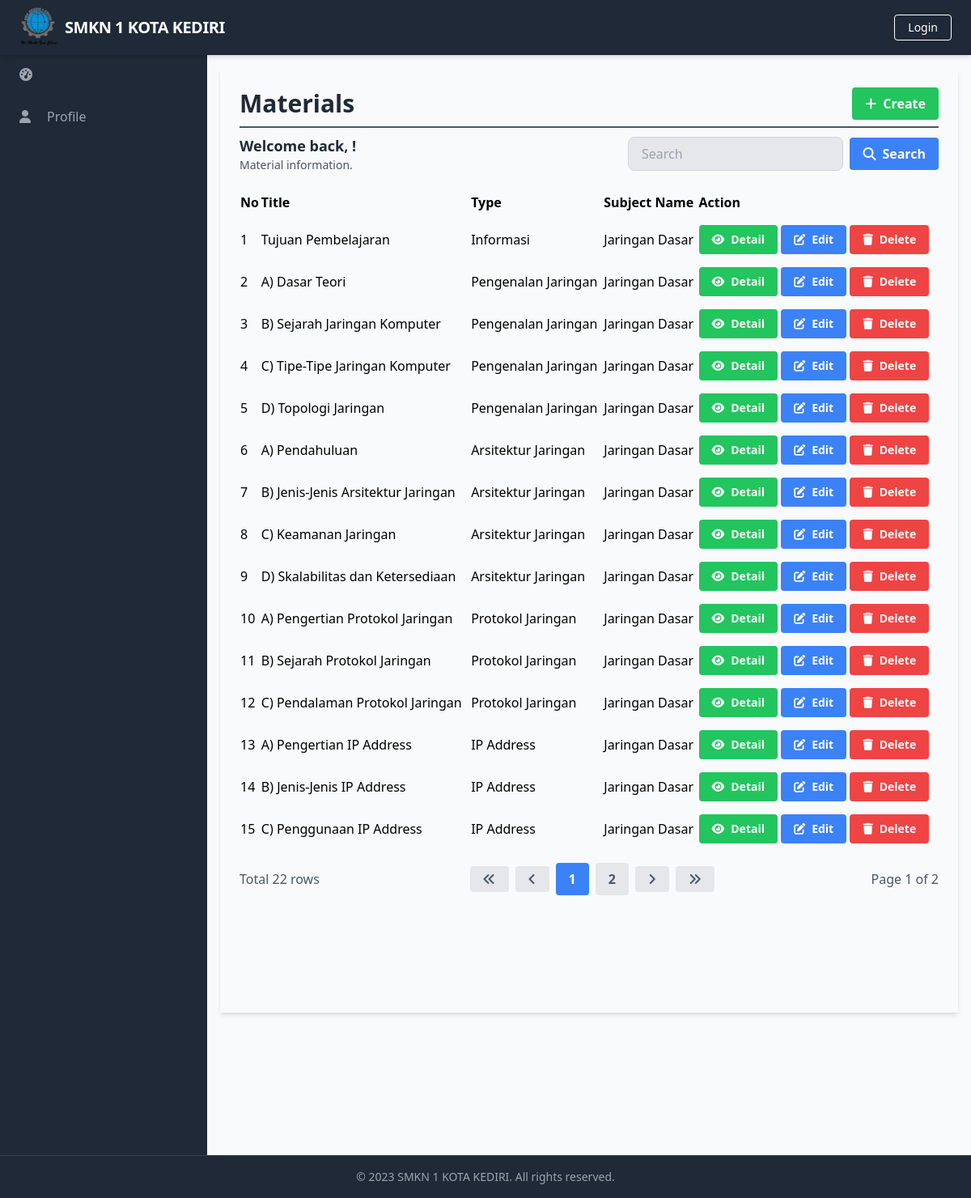
/manage_materials/manage_materials_list.php, run on the app's committed database.
### tables this page shows
CREATE TABLE `Materials` (
  `MaterialID` int(11) NOT NULL,
  `SubjectID` int(11) DEFAULT NULL,
  `TitleMaterial` varchar(255) DEFAULT NULL,
  `Type` varchar(50) DEFAULT NULL,
  `Content` longtext DEFAULT NULL,
  `Link` varchar(255) DEFAULT NULL,
  `Sequence` int(11) DEFAULT NULL
);

CREATE TABLE `Subjects` (
  `SubjectID` int(11) NOT NULL,
  `SubjectName` varchar(255) DEFAULT NULL,
  `DifficultyLevel` varchar(50) DEFAULT NULL,
  `TeachingMethod` varchar(100) DEFAULT NULL,
  `LearningObjective` text DEFAULT NULL,
  `DurationHours` int(11) DEFAULT NULL,
  `CurriculumFramework` varchar(100) DEFAULT NULL,
  `AssessmentMethod` varchar(100) DEFAULT NULL,
  `StudentEngagement` varchar(100) DEFAULT NULL,
  `TeacherID` int(11) DEFAULT NULL
);

### database/connection.php (called while the page is built, shortened)
<?php
$baseUrl = "http://localhost/final_project_aziz_2023/";

### public/manage_materials/manage_materials_list.php (the view, shortened to what this page needs)
<?php
require_once('../../database/connection.php');
?>
<?php include_once('../components/header.php'); ?>
<div class="h-screen flex flex-col">
  <?php include('../components/navbar.php'); ?>
  <div class="flex-grow bg-gray-50 flex flex-row shadow-md">
    <?php include('../components/sidebar.php'); ?>
    <main class="bg-gray-50 flex flex-col flex-1 overflow-y-scroll h-screen flex-shrink-0 sc-hide pb-40">
      <div class="flex items-start justify-start p-6 shadow-md m-4 flex-1 flex-col">
        <div class="flex flex-row justify-between items-center w-full border-b-2 border-gray-600 mb-2 pb-2">
          <h1 class="text-3xl text-gray-800 font-semibold w-full">Materials</h1>
          <div class="flex flex-row justify-end items-center">
            <a href="<?php echo $baseUrl; ?>public/manage_materials/manage_materials_create.php" class="bg-green-500 hover-bg-green-700 text-white font-bold py-2 px-4 rounded inline-flex items-center">
              <i class="fas fa-plus mr-2"></i>
              <span>Create</span>
            </a>
          </div>
        </div>
        <div class="flex flex-col w-full">
          <div class="flex flex-row justify-between items-center w-full mb-2 pb-2">
              <div>
                  <h2 class="text-lg text-gray-800 font-semibold">Welcome back, <?php echo $_SESSION['FullName']; ?>!</h2>
                  <p class="text-gray-600 text-sm">Material information.</p>
              </div>
              <form class="flex items-center justify-end space-x-2 w-96">
                  <input type="text" name="search" class="bg-gray-200 focus-bg-white focus-outline-none border border-gray-300 rounded-lg py-2 px-4 block w-full appearance-none leading-normal" placeholder="Search" value="<?php echo isset($_GET['search']) ? $_GET['search'] : ''; ?>">
                  <button type="submit" class="bg-blue-500 hover-bg-blue-700 text-white font-bold py-2 px-4 rounded space-x-2 inline-flex items-center">
                      <i class="fas fa-search"></i>
                      <span>Search</span>
                  </button>
              </form>
          </div>
          <table class="min-w-full">
            <thead>
              <tr>
                <th class="text-left py-2">No</th>
                <th class="text-left py-2">Title</th>
                <th class="text-left py-2">Type</th>
                <th class="text-left py-2">Subject Name</th>
                <th class="text-left py-2">Action</th>
              </tr>
            </thead>
            <tbody>
              <?php
              $searchTerm = isset($_GET['search']) ? $_GET['search'] : '';
              $page = isset($_GET['page']) ? $_GET['page'] : 1;
              $query = "SELECT Materials.*, Subjects.SubjectName FROM Materials
                        LEFT JOIN Subjects ON Materials.SubjectID = Subjects.SubjectID
                        WHERE Materials.TitleMaterial LIKE '%$searchTerm%'
                          OR Materials.Type LIKE '%$searchTerm%'
                          OR Subjects.SubjectName LIKE '%$searchTerm%'
                        LIMIT 15 OFFSET " . ($page - 1) * 15;
              $result = $conn->query($query);
              $queryCount = "SELECT COUNT(*) AS count FROM Materials
                            LEFT JOIN Subjects ON Materials.SubjectID = Subjects.SubjectID
                            WHERE Materials.TitleMaterial LIKE '%$searchTerm%'
                                OR Materials.Type LIKE '%$searchTerm%'
                                OR Subjects.SubjectName LIKE '%$searchTerm%'";
              $resultCount = $conn->query($queryCount);
              $rowCount = $resultCount->fetch_assoc()['count'];
              $totalPage = ceil($rowCount / 15);
              $no = 1;
              while ($row = $result->fetch_assoc()) {
              ?>
                <tr>
                  <td class="py-2"><?php echo $no++; ?></td>
                  <td class="py-2"><?php echo $row['TitleMaterial']; ?></td>
                  <td class="py-2"><?php echo $row['Type']; ?></td>
                  <td class="py-2"><?php echo $row['SubjectName']; ?></td>
                  <td class='py-2'>
                    <a href="<?php echo $baseUrl; ?>public/manage_materials/manage_materials_detail.php?id=<?php echo $row['MaterialID'] ?>" class='bg-green-500 hover-bg-green-700 text-white font-bold py-2 px-4 rounded inline-flex items-center text-sm'>
                        <i class='fas fa-eye mr-2'></i>
                        <span>Detail</span>
                    </a>
                    <a href="<?php echo $baseUrl; ?>public/manage_materials/manage_materials_update.php?id=<?php echo $row['MaterialID'] ?>" class='bg-blue-500 hover-bg-blue-700 text-white font-bold py-2 px-4 rounded inline-flex items-center text-sm'>
                        <i class='fas fa-edit mr-2'></i>
                        <span>Edit</span>
                    </a>
                    <a href="#" onclick="confirmDelete(<?php echo $row['MaterialID']; ?>)" class='bg-red-500 hover-bg-red-700 text-white font-bold py-2 px-4 rounded inline-flex items-center text-sm'>
                        <i class='fas fa-trash mr-2'></i>
                        <span>Delete</span>
                    </a>
                    </td>
                </tr>
              <?php
              }
              ?>
            </tbody>
          </table>
          <div class="flex flex-row justify-between items-center w-full mt-4">
            <div class="flex flex-row justify-start items-center">
                <span class="text-gray-600">Total <?php echo $rowCount; ?> rows</span>
            </div>
            <div class="flex flex-row justify-end items-center space-x-2">
                <a href="?page=1&search=<?php echo $searchTerm; ?>" class="bg-gray-200 hover-bg-gray-300 text-gray-600 font-bold py-2 px-4 rounded inline-flex items-center">
                    <i class="fas fa-angle-double-left"></i>
                </a>
                <a href="?page=<?php if ($page == 1) {
                                echo $page;
                            } else {
                                echo $page - 1;
                            } ?>&search=<?php echo $searchTerm; ?>" class="bg-gray-200 hover-bg-gray-300 text-gray-600 font-bold py-2 px-4 rounded inline-flex items-center">
                    <i class="fas fa-angle-left"></i>
                </a>
                <?php
                $startPage = $page - 2;
                $endPage = $page + 2;
                if ($startPage < 1) {
                    $endPage += abs($startPage) + 1;
                    $startPage = 1;
                }
                if ($endPage > $totalPage) {
                    $startPage -= $endPage - $totalPage;
                    $endPage = $totalPage;
                }
                if ($startPage < 1) {
                    $startPage = 1;
                }
                for ($i = $startPage; $i <= $endPage; $i++) {
                    if ($i == $page) {
                        echo "<a href='?page=$i&search=$searchTerm' class='bg-blue-500 hover-bg-blue-700 text-white font-bold py-2 px-4 rounded inline-flex items-center'>$i</a>";
                    } else {
                        echo "<a href='?page=$i&search=$searchTerm' class='bg-gray-200 hover-bg-gray-300 text-gray-600 font-bold py-2 px-4 rounded inline-flex items-center'>$i</a>";
                    }
                }
                ?>
                <a href="?page=<?php if ($page == $totalPage) {
                                echo $page;
                            } else {
                                echo $page + 1;
                            } ?>&search=<?php echo $searchTerm; ?>" class="bg-gray-200 hover-bg-gray-300 text-gray-600 font-bold py-2 px-4 rounded inline-flex items-center">
                    <i class="fas fa-angle-right"></i>
                </a>
                <a href="?page=<?php echo $totalPage; ?>&search=<?php echo $searchTerm; ?>" class="bg-gray-200 hover-bg-gray-300 text-gray-600 font-bold py-2 px-4 rounded inline-flex items-center">
                    <i class="fas fa-angle-double-right"></i>
                </a>
            </div>
            <div class="flex flex-row justify-end items-center ml-2">
                <span class="text-gray-600">Page <?php echo $page; ?> of <?php echo $totalPage; ?></span>
            </div>
        </div>
        </div>
      </div>
    </main>
  </div>
  <?php include('../components/footer.php'); ?>
</div>
</body>
</html>

### data on the page
materials: TitleMaterial "Tujuan Pembelajaran", Type "Informasi", SubjectID.SubjectName "Jaringan Dasar"
materials: TitleMaterial "A) Dasar Teori", Type "Pengenalan Jaringan", SubjectID.SubjectName "Jaringan Dasar"
materials: TitleMaterial "B) Sejarah Jaringan Komputer", Type "Pengenalan Jaringan", SubjectID.SubjectName "Jaringan Dasar"
materials: TitleMaterial "C) Tipe-Tipe Jaringan Komputer", Type "Pengenalan Jaringan", SubjectID.SubjectName "Jaringan Dasar"
materials: TitleMaterial "D) Topologi Jaringan", Type "Pengenalan Jaringan", SubjectID.SubjectName "Jaringan Dasar"
materials: TitleMaterial "A) Pendahuluan", Type "Arsitektur Jaringan", SubjectID.SubjectName "Jaringan Dasar"
materials: TitleMaterial "B) Jenis-Jenis Arsitektur Jaringan", Type "Arsitektur Jaringan", SubjectID.SubjectName "Jaringan Dasar"
materials: TitleMaterial "C) Keamanan Jaringan", Type "Arsitektur Jaringan", SubjectID.SubjectName "Jaringan Dasar"
materials: TitleMaterial "D) Skalabilitas dan Ketersediaan", Type "Arsitektur Jaringan", SubjectID.SubjectName "Jaringan Dasar"
materials: TitleMaterial "A) Pengertian Protokol Jaringan", Type "Protokol Jaringan", SubjectID.SubjectName "Jaringan Dasar"
materials: TitleMaterial "B) Sejarah Protokol Jaringan", Type "Protokol Jaringan", SubjectID.SubjectName "Jaringan Dasar"
materials: TitleMaterial "C) Pendalaman Protokol Jaringan", Type "Protokol Jaringan", SubjectID.SubjectName "Jaringan Dasar"
materials: TitleMaterial "A) Pengertian IP Address", Type "IP Address", SubjectID.SubjectName "Jaringan Dasar"
materials: TitleMaterial "B) Jenis-Jenis IP Address", Type "IP Address", SubjectID.SubjectName "Jaringan Dasar"
materials: TitleMaterial "C) Penggunaan IP Address", Type "IP Address", SubjectID.SubjectName "Jaringan Dasar"

### other printed values
$baseTitle "SMKN 1 KOTA KEDIRI"
$rowCount "22"
$page "1"
$totalPage "2"
